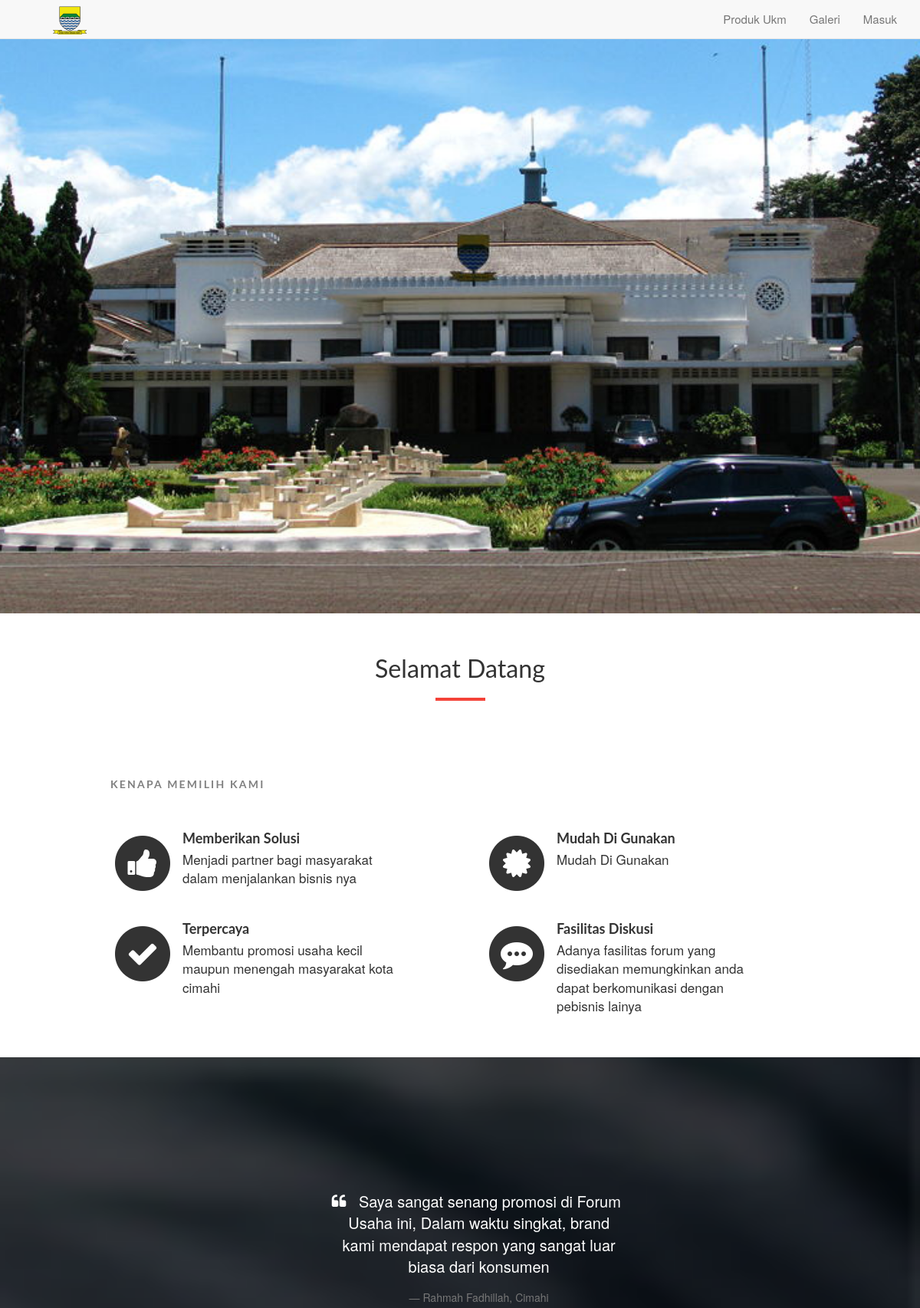
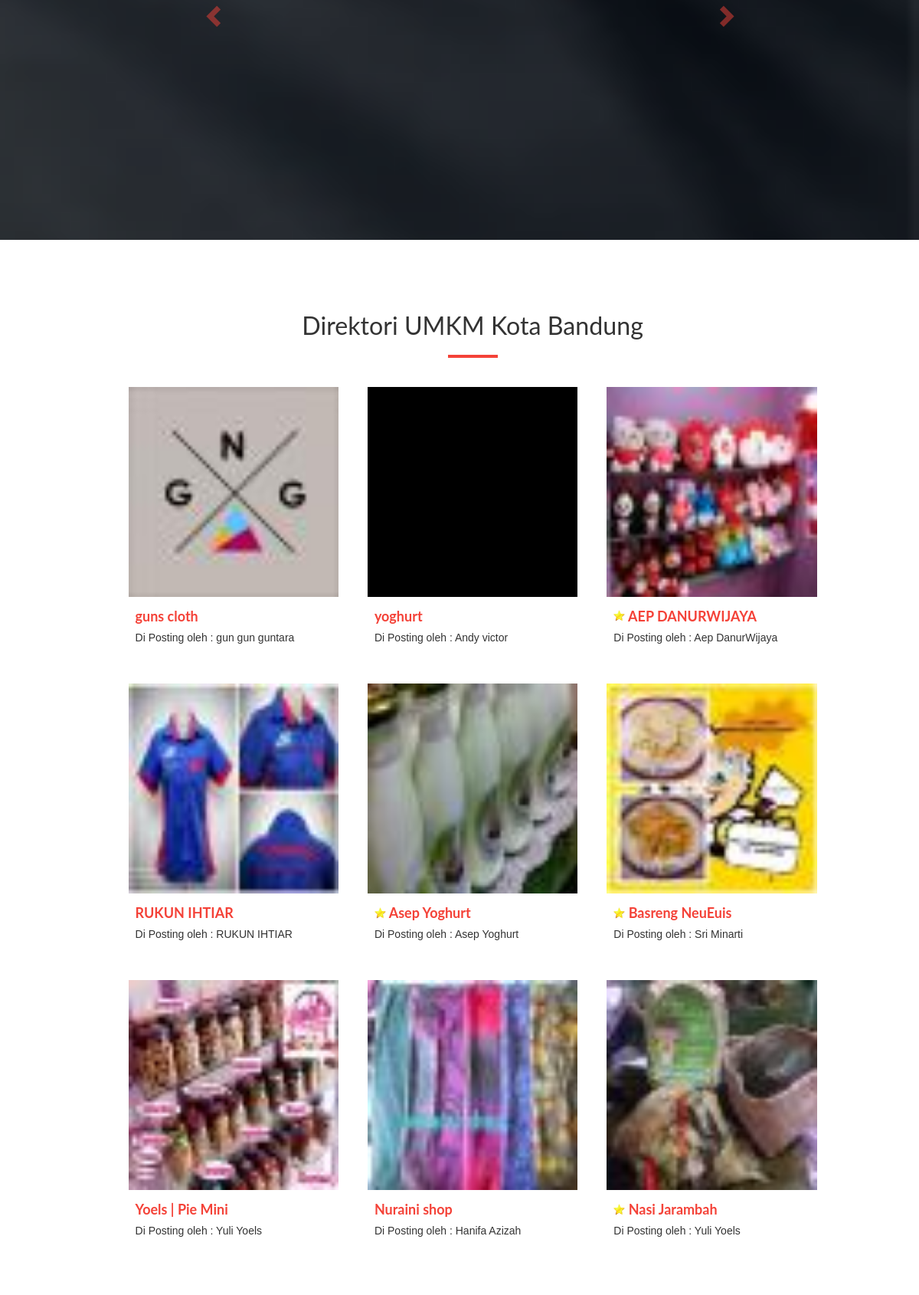
The page / (upper part) on the database its author committed (2 pictures, top to bottom).
### tables this page shows
CREATE TABLE `tb_info_produk` (
  `id_info_produk` int(10) NOT NULL AUTO_INCREMENT,
  `id_cat_produk` int(11) NOT NULL,
  `nama_produk` varchar(50) NOT NULL,
  `deskripsi_produk` varchar(50) NOT NULL,
  `foto_produk` varchar(50) NOT NULL,
  `tanggal` date NOT NULL,
  `dibaca` int(11) NOT NULL,
  `disetujui` varchar(10) NOT NULL,
  `no_telp` varchar(15) NOT NULL,
  `alamat_workshop` varchar(100) NOT NULL,
  `kecamatan` varchar(20) NOT NULL,
  `nopos` int(11) NOT NULL,
  `kelurahan` varchar(20) NOT NULL,
  `klasifikasi` varchar(10) NOT NULL,
  `siup` varchar(50) NOT NULL,
  `user_id` int(11) NOT NULL,
  PRIMARY KEY (`id_info_produk`),
  KEY `id_cat_produk` (`id_cat_produk`),
  KEY `id_user` (`user_id`),
  CONSTRAINT `tb_info_produk_ibfk_1` FOREIGN KEY (`id_cat_produk`) REFERENCES `tb_cat_produk` (`id_cat_produk`) ON DELETE CASCADE,
  CONSTRAINT `tb_info_produk_ibfk_2` FOREIGN KEY (`user_id`) REFERENCES `tb_user` (`user_id`) ON DELETE CASCADE ON UPDATE CASCADE
);

CREATE TABLE `tb_anggota` (
  `id_anggota` int(7) NOT NULL AUTO_INCREMENT,
  `nama_lengkap` varchar(25) NOT NULL,
  `alamat` varchar(100) NOT NULL,
  `foto_user` text NOT NULL,
  `user_id` int(11) NOT NULL,
  PRIMARY KEY (`id_anggota`),
  KEY `id_user` (`user_id`),
  CONSTRAINT `tb_anggota_ibfk_1` FOREIGN KEY (`user_id`) REFERENCES `tb_user` (`user_id`) ON DELETE CASCADE ON UPDATE CASCADE
);

### index.php (the view, shortened to what this page needs)
<html>
	<head>
            <link rel="stylesheet" href="assets/css/bootstrap.min.css">
            <link rel="stylesheet" href="assets/css/bootstrap.css">
            <link href="assets/css/qos.css" rel="stylesheet">
            <link href="assets/css/font-awesome.min.css" rel="stylesheet">
            <link href="assets/css/font-awesome.css" rel="stylesheet">
            <link href="assets/css/testi.css" rel="stylesheet">
            <link href="assets/css/footer.css" rel="stylesheet">
	</head>
<body>
<?php
include 'navbar.php'
?>
    <div class="intro-header">
        <div class="container">
            <div class="row">
                <div class="col-lg-12">
                </div>
            </div>
        </div>
    </div>
    <div class="container">
               <div class="pendahuluan">
               <h3>Selamat Datang</h3>
               <hr class="divider bgletdown">
               </div>
              <div class="alasan">
                  <h5> KENAPA MEMILIH KAMI </h5>
              </div>
                <section class="mvxxxl">
                 <div class="row">
                            <div class="col-sm-5">
                                <div class="media">
                                    <div class="media-left media-top">
                                        <span class="fa-stack fa-3x">
                                              <i class="fa fa-circle fa-stack-2x"></i>
                                              <i class="fa fa-thumbs-up fa-stack-1x fa-inverse"></i>
                                        </span>
                                    </div>
                                    <div class="media-body">
                                      <h4 class="media-heading">Memberikan Solusi</h4>
                                       <span style="font-weight:normal;font-family:HelveticaNeue; font-size:17px; text-align:left;">Menjadi partner bagi masyarakat dalam menjalankan bisnis nya </span>
                                    </div>
                                </div>
                            </div>
                             <div class="col-sm-5 col-sm-offset-1">
                                <div class="media">
                                    <div class="media-left media-top">
                                            <span class="fa-stack fa-3x">
                                              <i class="fa fa-circle fa-stack-2x"></i>
                                              <i class="fa fa-certificate fa-stack-1x fa-inverse"></i>
                                            </span>
                                    </div>
                                    <div class="media-body">
                                      <h4 class="media-heading">Mudah Di Gunakan</h4>
                                       <span style="font-weight:normal;font-family:HelveticaNeue; font-size:17px;">Mudah Di Gunakan</span>
                                    </div>
                                </div>
                            </div>
                  </div>
                <div class="row als">
                          <div class="col-sm-5">
                              <div class="media">
                                  <div class="media-left media-top">
                                       <span class="fa-stack fa-3x">
                                              <i class="fa fa-circle fa-stack-2x"></i>
                                              <i class="fa fa-check fa-stack-1x fa-inverse"></i>
                                       </span>
                                  </div>
                                  <div class="media-body">
                                    <h4 class="media-heading">Terpercaya</h4>
                                    <span style="font-weight:normal;font-family:HelveticaNeue; font-size:17px; text-align:left;">Membantu promosi usaha kecil maupun menengah masyarakat kota cimahi</p>
                                  </div>
                              </div>
                          </div>
                           <div class="col-sm-5 col-sm-offset-1">
                              <div class="media">
                                  <div class="media-left media-top">
                                      <span class="fa-stack fa-3x">
                                              <i class="fa fa-circle fa-stack-2x"></i>
                                              <i class="fa fa-commenting fa-stack-1x fa-inverse"></i>
                                      </span>
                                  </div>
                                  <div class="media-body">
                                    <h4 class="media-heading">Fasilitas Diskusi</h4>
                                    <span style="font-weight:normal;font-family:HelveticaNeue; font-size:17px; text-align:left;">Adanya fasilitas forum yang disediakan memungkinkan anda dapat berkomunikasi dengan pebisnis lainya</span>
                                  </div>
                              </div>
                          </div>
                  </div>
             </section>
</div>
             <div class="jumbotron" style="background: url('assets2/images/bgmeeting.png') no-repeat fixed center; width:100%; height:80%; color:white; background-size:cover;">
                  <div class="pendahuluan">
                      <?php
                          include 'testi.php'
                      ?>
                  </div>
             </div>
      <div class="container">
        <div class="row">
              <div class="detailproduk" >
                 <h3>Direktori UMKM Kota Bandung</h3>
                 <hr class="divider bgletdown">
                        <?php
                            $sql=mysql_query("SELECT * FROM tb_info_produk inner join tb_user on tb_user.user_id = tb_info_produk.user_id inner join tb_anggota on tb_user.user_id=tb_anggota.user_id WHERE tb_info_produk.disetujui='Ya' ORDER BY id_info_produk DESC LIMIT 0,9 ");
                            while ($data =mysql_fetch_array($sql)) {
                        ?>
                         <div class="col-md-4">
                              <div class="thumbnail" style="border:none;">
                                 <img class="media-object" src="files/thumb_<?php echo $data['foto_produk']?>" width="300" height ="150" alt="...">
                                        <div class="caption">
                                                <?php
                                                if ($data['dibaca']>=50) {
                                                    echo "<h4 class=\"text-left media-heading\" style=\"color:#f44238;margin-top:7px;\"><img src=\"assets2/images/gold.png\" width=\"15\" height=\"15\" style=\"margin-top:-5\"> <a title=\"Lihat Detail\"style=\"text-decoration:none; color:#f44238;\" href=\"get_detail_produk.php?id={$data['id_info_produk']}\">{$data['nama_produk']} </h4></a>";
                                                }else {
                                                   echo "<h4 class=\"text-left media-heading\" style=\"color:#f44238;margin-top:7px;\"><a title=\"Lihat Detail\"style=\"text-decoration:none; color:#f44238;\" href=\"get_detail_produk.php?id={$data['id_info_produk']}\">{$data['nama_produk']}</h4></a>";
                                                }
                                              ?>
                                              <p style="font-size:1em; font-family:Helvetica;font-weight:normal; line-height:25px;">Di Posting oleh : <?php echo $data['nama_lengkap']?></p>
                                        </div>
                              </div>
                </div>
                          <?php
                            }
                          ?>
                          <section class="error-wrapper text-center">
                                <h5><a class="back-btn" href="produk_fum.php" style="text-decoration:none fixed center;  ">Lihat Produk Lainya</a></h5>
                          </section>
     </div>
</div>
</div>
         <br>
</body>
</html>
</body>
</html>

### assets/css/qos.css (style rules this page uses)
body, html { width: 100%; height: 100%; }
body h1, h2, h3, h4, h5, h6 { font-family: "Lato","Helvetica Neue",Helvetica,Arial,sans-serif; font-weight: 700; }
.intro-header { padding-bottom: 50px; padding-top: 50px; text-align: center; background: url(../qa/header.png) no-repeat center center; background-size: cover; height: 100%; }
.detailproduk { padding-top: 1%; padding-bottom: 4%; padding-right: 2%; padding-left: 2%; position: relative; }
.detailproduk >h3 { text-align: center; font-size: 2.3em; font-weight: normal; }
.pendahuluan { padding-top: 3%; padding-bottom: 4%; padding-right: 10%; padding-left: 10%; position: relative; }
.pendahuluan >h3 { display: block; text-align: center; font-size: 2.3em; font-weight: normal; }
.divider { width: 65px; height: 4px; padding: 0; margin :20px auto 34px ; border:none; }
.bgletdown { background :linear-gradient(90deg, #f44238 0%, #f44238 100%); }
.row { padding-top: 3%; padding-right: 7%; padding-left: 10%; box-sizing: border-box; font-family: HelveticaNeue; font-weight: normal; }
.als { padding-bottom: 25px !important; }
.alasan { padding-top: 1%; padding-right: 10%; padding-left: 10%; margin-bottom: -30px; position: relative; color:grey; letter-spacing: 2.2px; font-weight: normal; font-family: HelveticaNeue; }
.error-wrapper { margin-top: 15%; }
.mvxxxl { margin-top: 50px !important; margin-bottom: 30px !important; }

### rows shown on the page
tb_info_produk: foto_produk (picture), nama_produk "guns cloth", tb_anggota.nama_lengkap "gun gun guntara"
tb_info_produk: foto_produk (picture), nama_produk "yoghurt", tb_anggota.nama_lengkap "Andy victor"
tb_info_produk: foto_produk (picture), nama_produk "AEP DANURWIJAYA", tb_anggota.nama_lengkap "Aep DanurWijaya"
tb_info_produk: foto_produk (picture), nama_produk "RUKUN IHTIAR", tb_anggota.nama_lengkap "RUKUN IHTIAR"
tb_info_produk: foto_produk (picture), nama_produk "Asep Yoghurt", tb_anggota.nama_lengkap "Asep Yoghurt"
tb_info_produk: foto_produk (picture), nama_produk "Basreng NeuEuis", tb_anggota.nama_lengkap "Sri Minarti"
tb_info_produk: foto_produk (picture), nama_produk "Yoels | Pie Mini", tb_anggota.nama_lengkap "Yuli Yoels"
tb_info_produk: foto_produk (picture), nama_produk "Nuraini shop", tb_anggota.nama_lengkap "Hanifa Azizah"
tb_info_produk: foto_produk (picture), nama_produk "Nasi Jarambah", tb_anggota.nama_lengkap "Yuli Yoels"
